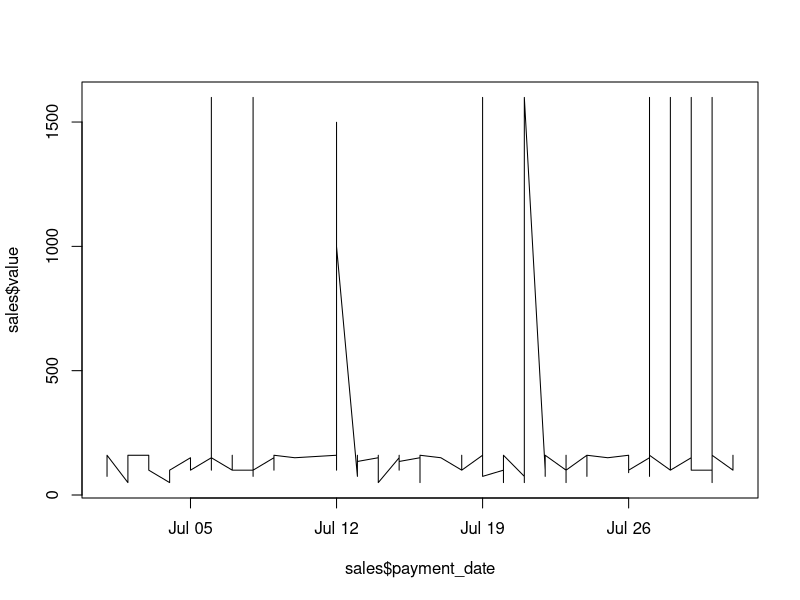
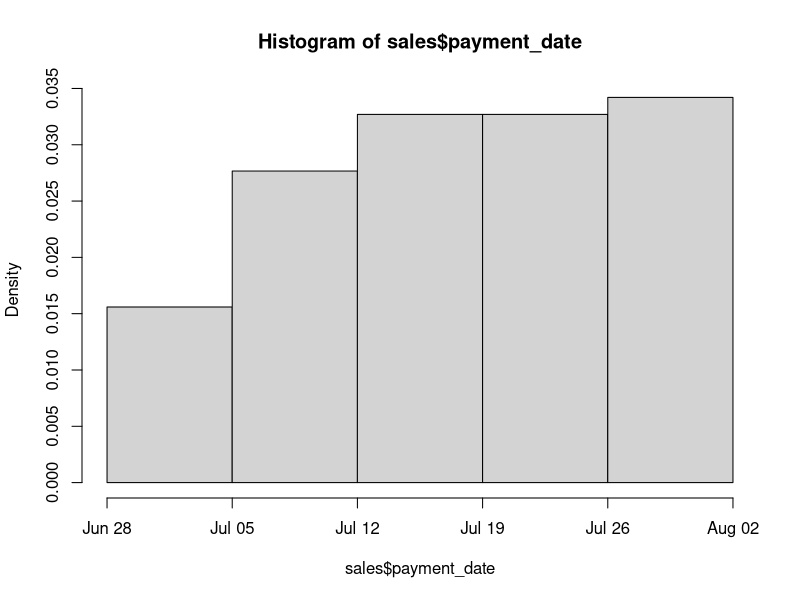
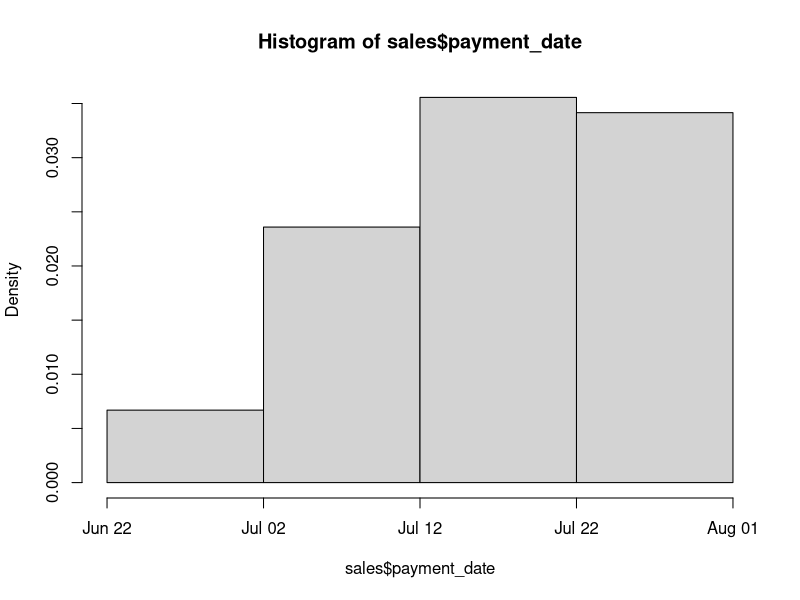
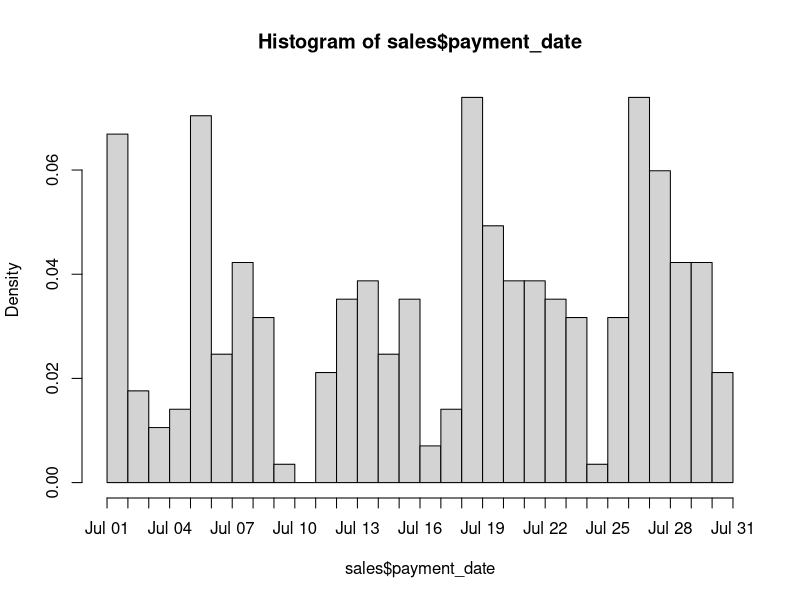
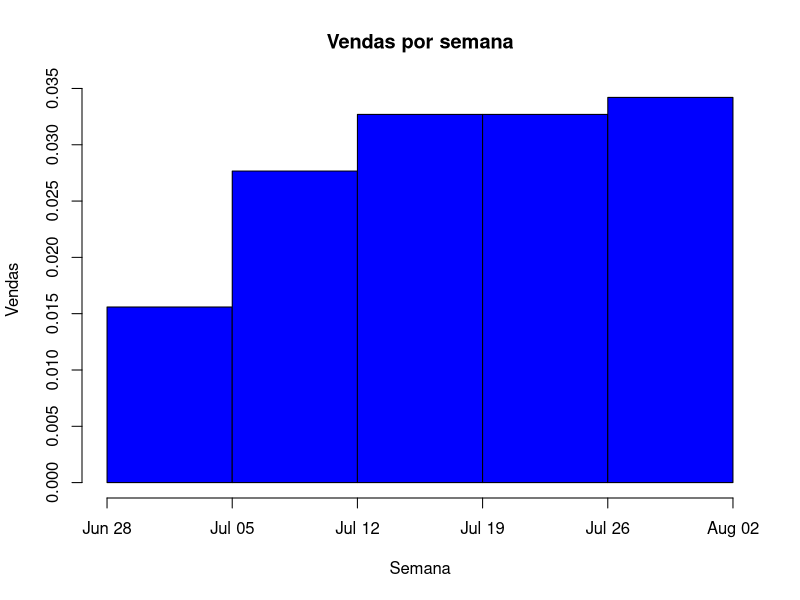
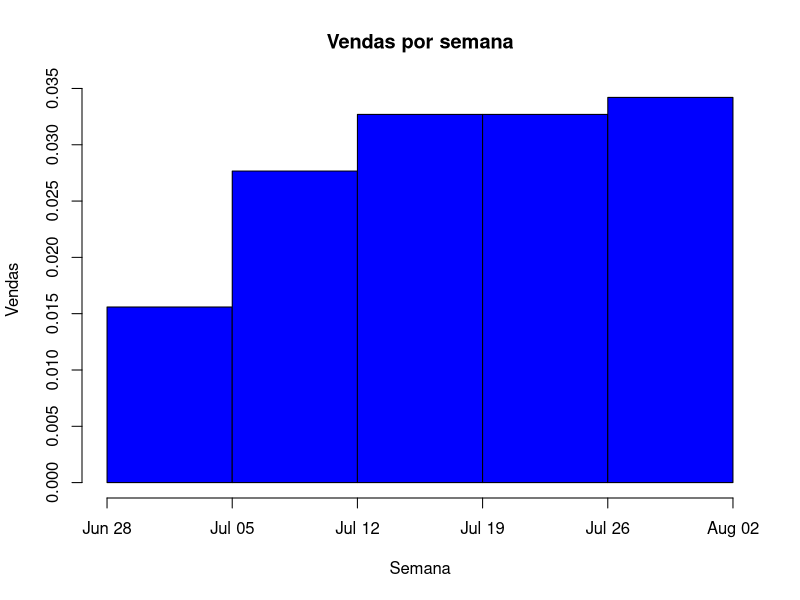

Write R code to recreate these figures, in order.
sales = read.csv("sample-datasets/sales.csv",
                 colClasses = c("payment_date" = "Date"))
# Usefull to check the data type of a column
class(sales$payment_date)

# Convert the data type of a column
# In this example, read.csv was already chaged
# to import the column with the correct type
sales = transform(sales, payment_date = as.Date(payment_date))

# Generates a chart with line type with
# values(Y) by day(X)
plot(sales$payment_date, sales$value, type = "l")

# Generates histogram for different ranges (breaks)
hist(sales$payment_date, breaks = "weeks")
hist(sales$payment_date, breaks = 4) #only 4 breaks
hist(sales$payment_date, breaks = "days")

# Making the historgram beautiful
hist(sales$payment_date,
     breaks = "weeks",
     main = "Vendas por semana",
     ylab = "Vendas",
     xlab = "Semana",
     col = "blue"
)

# Opens a new file to write an histogram
jpeg("out.jpeg", )

# Writes the histogram in the jpeg buffer
hist(sales$payment_date,
     breaks = "weeks",
     main = "Vendas por semana",
     ylab = "Vendas",
     xlab = "Semana",
     col = "blue"
)

# Close the buffer written the file
dev.off()